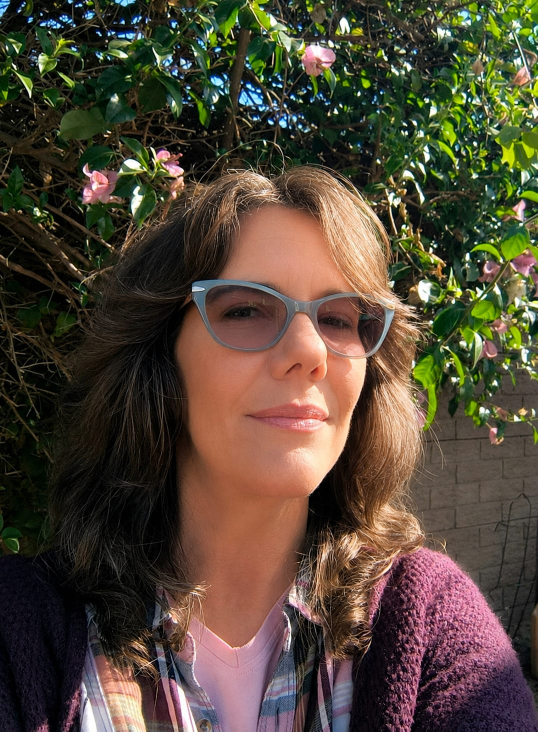
#> input picture images/KerrynProfilePicV2.jpeg, 1075 x 1463 px (shown at 1/2 size)
$ python -i process_images.py   (imports and definitions only)
#> lines starting #> are read from the running program, lines starting #| are printed output that depends on the picture
import json
import re
from pathlib import Path

from PIL import Image

BASE_DIR = Path(__file__).resolve().parent
CROCHET_DIR = BASE_DIR / "images" / "Raw_Products" / "Labelled_Crochet_Cardis"
MACRAME_DIR = BASE_DIR / "images" / "Raw_Products" / "Macrame_Images"
GALLERY_DIR = BASE_DIR / "images" / "gallery"
# [1 line not run here, left out]

MAX_SIZE = 800

# Profanity censoring for display names
CENSOR_MAP = {
    "Fuckery": "F**kery",
    "Fuck": "F**k",
}


def censor(name):
    for word, replacement in CENSOR_MAP.items():
        name = re.sub(re.escape(word), replacement, name, flags=re.IGNORECASE)
    return name


def slugify(text):
    return re.sub(r"[^a-z0-9]+", "-", text.lower()).strip("-")


def resize_and_save(src_path, out_path):
#> called with src_path = 'images/KerrynProfilePicV2.jpeg', out_path = 'out.png'
    img = Image.open(src_path)
#> img is the input picture: PIL image 1075x1463 RGB; mean R, G, B 82.7, 70.6, 55.6
    w, h = img.size
#> w = 1075; h = 1463
    ratio = w / h
#> ratio = 0.735

    # Detect screenshots / extreme aspect ratios and center-crop to 3:4
    # before resizing so they display well in the square gallery grid
    if ratio < 0.55 or ratio > 1.5:
        target_ratio = 3 / 4  # portrait-friendly crop
        if ratio > 1.5:
            # Very wide image — crop to 4:3 landscape
            target_ratio = 4 / 3
        if w / h < target_ratio:
            # Too tall — crop height
            new_h = int(w / target_ratio)
            top = (h - new_h) // 2
            img = img.crop((0, top, w, top + new_h))
        else:
            # Too wide — crop width
            new_w = int(h * target_ratio)
            left = (w - new_w) // 2
            img = img.crop((left, 0, left + new_w, h))
        w, h = img.size
        print(f"    ↳ Cropped screenshot to {w}x{h} (ratio {ratio:.2f} → {w/h:.2f})")

    if w > h:
        new_w, new_h = MAX_SIZE, int(h * MAX_SIZE / w)
    else:
        new_h, new_w = MAX_SIZE, int(w * MAX_SIZE / h)
#> new_h = 800; new_w = 587
    img = img.resize((new_w, new_h), Image.LANCZOS)
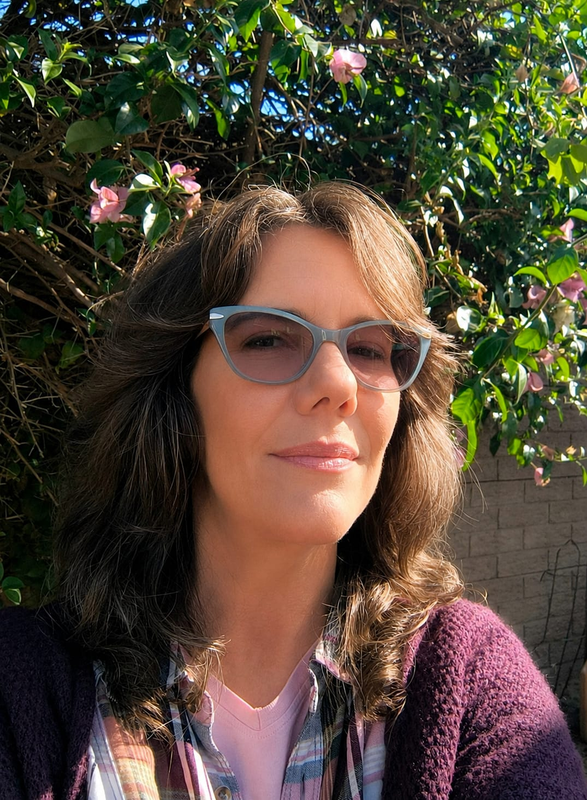
#> img: PIL image 587x800 RGB; mean R, G, B 82.7, 70.6, 55.6
    if img.mode == "RGBA":
        bg = Image.new("RGB", img.size, (253, 246, 236))
        bg.paste(img, mask=img.split()[3])
        img = bg
    elif img.mode != "RGB":
        img = img.convert("RGB")
    img.save(out_path, "JPEG", quality=85, optimize=True)
    return new_w, new_h


# [4 lines not run here, left out]

# ── Crochet subfolders ──
# [3 lines that did not run here, left out]

manifest = []  # [{category, category_slug, name, display_name, filename, type}]
counter = 0

# [27 lines not run here, left out]

# ── Macramé ──
# [7 lines that did not run here, left out]

# [18 lines not run here, left out]

# Save manifest for HTML generation
manifest_path = BASE_DIR / "gallery_manifest.json"
# [5 lines not run here, left out]

>>> result = resize_and_save('images/KerrynProfilePicV2.jpeg', 'out.png')
#> result = (587, 800)
